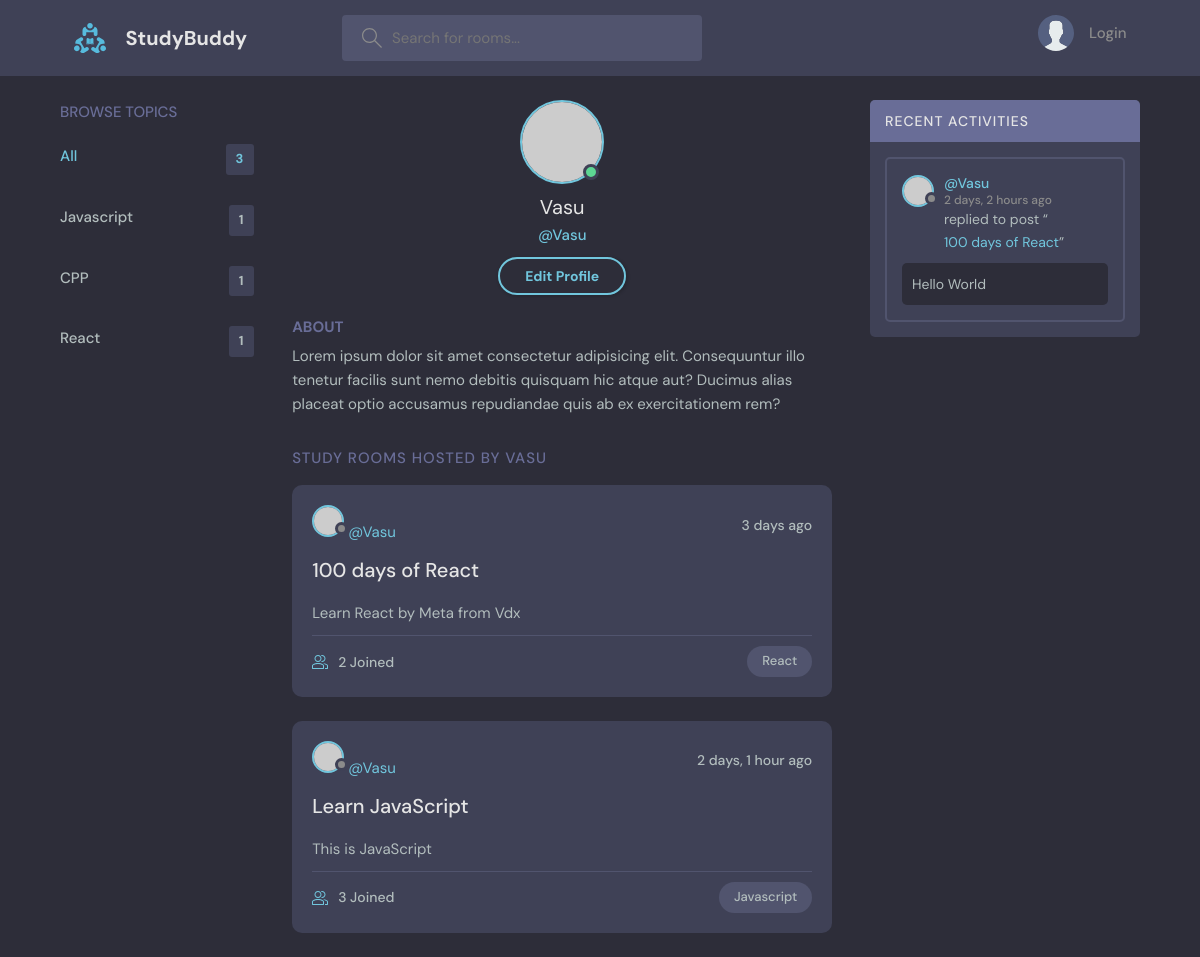
/user/2/, run on an earlier commit of the app's database.
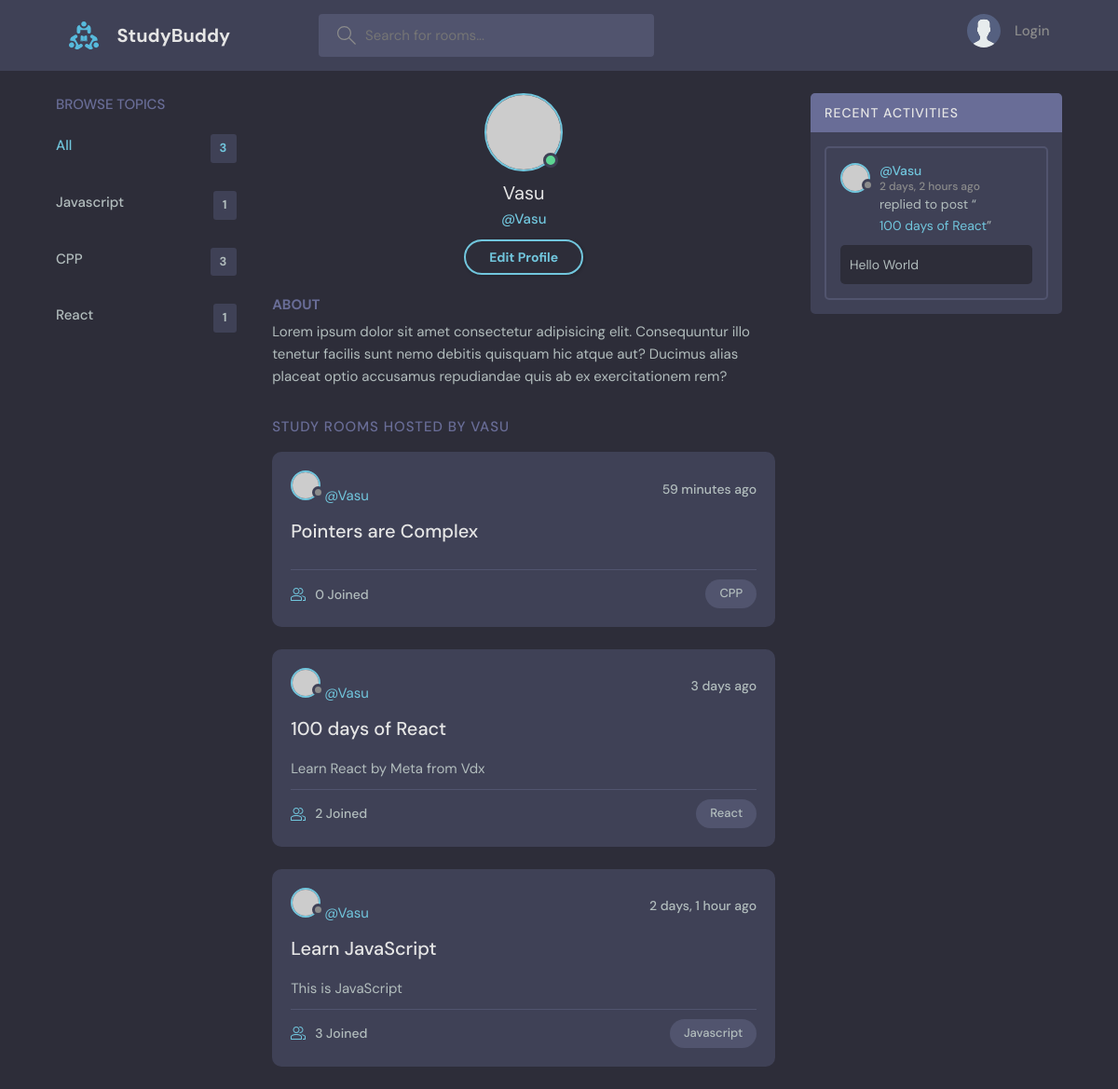
And on a later commit of the database.
### base/models.py (models this page shows, shortened)
class Topic(models.Model):
    name = models.CharField(max_length=200)

class Room(models.Model):
    host = models.ForeignKey(User, on_delete=models.SET_NULL, null=True)
    topic = models.ForeignKey(Topic, on_delete=models.SET_NULL, null=True)
    name = models.CharField(max_length=200)
    desc = models.TextField(max_length=200, null=True, blank=True)
    updated = models.DateTimeField(auto_now=True)
    created = models.DateTimeField(auto_now_add=True)
    participants = models.ManyToManyField(User, related_name='participants', blank=True)
    class Meta:
        ordering = ['-updated', '-created']
    def __str__(self):
        return self.name

class Message(models.Model):
    user = models.ForeignKey(User, on_delete=models.CASCADE)
    room = models.ForeignKey(Room, on_delete=models.CASCADE)
    body = models.TextField()
    updated = models.DateTimeField(auto_now=True)
    created = models.DateTimeField(auto_now_add=True)
    class Meta:
        ordering = ['-updated', '-created']
    def __str__(self):
        return self.body[0:50]

### base/views.py (the view)
# urls.py: path('user/<str:pk>/', views.userProfile, name = 'profile'),
def userProfile(request, pk):
    user = User.objects.get(id=pk)
    rooms = user.room_set.all() #type:ignore
    topics = Topic.objects.all()
    room_messages = user.message_set.all() #type:ignore
    context = {'user': user, 'rooms': rooms,
               'topics': topics, 'room_messages': room_messages}
    return render(request, 'base/profile.html', context)

### templates/base/profile.html (shortened to what this page needs)
{% extends 'main.html' %} {% block content %}
<!DOCTYPE html>
<html lang="en">
<head>
  <link rel="stylesheet" href="style.css" />
</head>
<body>
  <main class="profile-page layout layout--3">
    <div class="container">
      {% include 'base/topic_component.html'%}
      <div class="roomList">
        <div class="profile">
          <div class="profile__avatar">
            <div class="avatar avatar--large active">
              <img src="https://randomuser.me/api/portraits/men/11.jpg" />
            </div>
          </div>
          <div class="profile__info">
            <h3>{{user.username}}</h3>
            <p>@{{user.username}}</p>
            <a href="edit-user.html" class="btn btn--main btn--pill">Edit Profile</a>
          </div>
          <div class="profile__about">
            <h3>About</h3>
            <p>
              Lorem ipsum dolor sit amet consectetur adipisicing elit. Consequuntur illo tenetur
              facilis sunt nemo debitis quisquam hic atque aut? Ducimus alias placeat optio
              accusamus repudiandae quis ab ex exercitationem rem?
            </p>
          </div>
        </div>
        <div class="roomList__header">
          <div>
            <h2>Study Rooms Hosted by {{user}}</a>
            </h2>
          </div>
        </div>
        <div>{% include 'base/feed_component.html'%}</div>
      </div>
      <div class="activities">
        <div class="activities__header">
          <h2>Recent Activities</h2>
        </div>
       <div>{% include 'base/activity_feed.html' %}</div>
      </div>
    </div>
  </main>
{% endblock %}

### templates/main.html (shortened to what this page needs)
<!DOCTYPE html>
{% load static %}
<html lang="en">
  <head>
    <link rel="stylesheet" href="{% static 'styles/style.css' %}" />
  </head>
  <body>
    {% include 'nav.html' %}  {% block content %} {%endblock%}
  </body>
</html>

### templates/nav.html (shortened to what this page needs)
{% load static %}
<header class="header header--loggedIn">
  <div class="container">
    <a href="{% url 'home' %}" class="header__logo">
      <img src="{% static 'images/logo.svg' %}" />
      <h1>StudyBuddy</h1>
    </a>
    <form class="header__search" method="GET" action="{% url 'home' %}">
      <label>
        <input name="q" placeholder="Search for rooms..." />
      </label>
    </form>
    <nav class="header__menu">
      {% if request.user.is_authenticated %}
      <div class="header__user">
        <a href="profile.html">
          <div class="avatar avatar--medium active">
            <img src="https://randomuser.me/api/portraits/men/37.jpg" />
          </div>
          <p>
            {{request.user.username}}<span>@{{request.user.username}}</span>
          </p>
        </a>
        <button class="dropdown-button">
          <svg
            version="1.1"
            xmlns="http://www.w3.org/2000/svg"
            width="32"
            height="32"
            viewBox="0 0 32 32"
          >
            <title>chevron-down</title>
            <path d="M16 21l-13-13h-3l16 16 16-16h-3l-13 13z"></path>
          </svg>
        </button>
      </div>
      {% else %}
      <a href="{% url 'login' %}">
        <img src="{% static 'images/avatar.svg' %}" alt="" />
        <p>Login</p>
      </a>
      {% endif %}
    </nav>
  </div>
</header>

### templates/base/topic_component.html (shortened to what this page needs)
<div class="topics">
  <div class="topics__header">
    <h2>Browse Topics</h2>
  </div>
  <ul class="topics__list">
    <li>
      <a href="{% url 'home' %}" class="active">
        All <span>{{topics.count}}</span></a
      >
    </li>
    {% for topic in topics%}
    <li>
      <a href="{% url 'home' %}?q={{topic.name}}"
        >{{topic.name}} <span>{{topic.room_set.all.count}}</span></a
      >
    </li>
    {%endfor%}
  </ul>
</div>

### templates/base/feed_component.html (shortened to what this page needs)
{% for room in rooms %}
<div class="roomListRoom">
  <div class="roomListRoom__header">
    <a href="{% url 'profile' room.host.id %}">
       <class="roomListRoom__author">
      <div class="avatar avatar--small">
        <img src="https://randomuser.me/api/portraits/women/11.jpg" />
      </div>
      <span>@{{room.host}}</span>
    </a>
    <div class="roomListRoom__actions">
      <span>{{room.created|timesince}} ago</span>
    </div>
  </div>
  <div class="roomListRoom__content">
    <a href="{% url 'room' room.id %}">{{room.name}}</a>
    <p>{{room.desc}}</p>
  </div>
  <div class="roomListRoom__meta">
    <a href="room.html" class="roomListRoom__joined">
      {{room.participants.all.count}} Joined
    </a>
    <p class="roomListRoom__topic">{{room.topic.name}}</p>
  </div>
</div>
{% endfor %}

### templates/base/activity_feed.html (shortened to what this page needs)
{% for message in room_messages %}
<div class="activities__box">
  <div class="activities__boxHeader roomListRoom__header">
    <a href="{% url 'profile' message.user.id %}" class="roomListRoom__author">
      <div class="avatar avatar--small">
        <img src="https://randomuser.me/api/portraits/women/11.jpg" />
      </div>
      <p>
        @{{message.user}}
        <span>{{message.created|timesince}} ago</span>
      </p>
    </a>
  </div>
  <div class="activities__boxContent">
    <p>
      replied to post “<a href="{% url 'room' message.room.id %}"
        >{{message.room}}</a
      >”
    </p>
    <div class="activities__boxRoomContent">{{message.body}}</div>
  </div>
</div>
{% endfor %}

What changed in the data, as far as the page shows it:
computed for Topic "CPP": room_set.all.count "1" → "3"
added Room: host "Vasu", created "59 minutes", name "Pointers are Complex", participants.all.count "0", topic.name "CPP"
